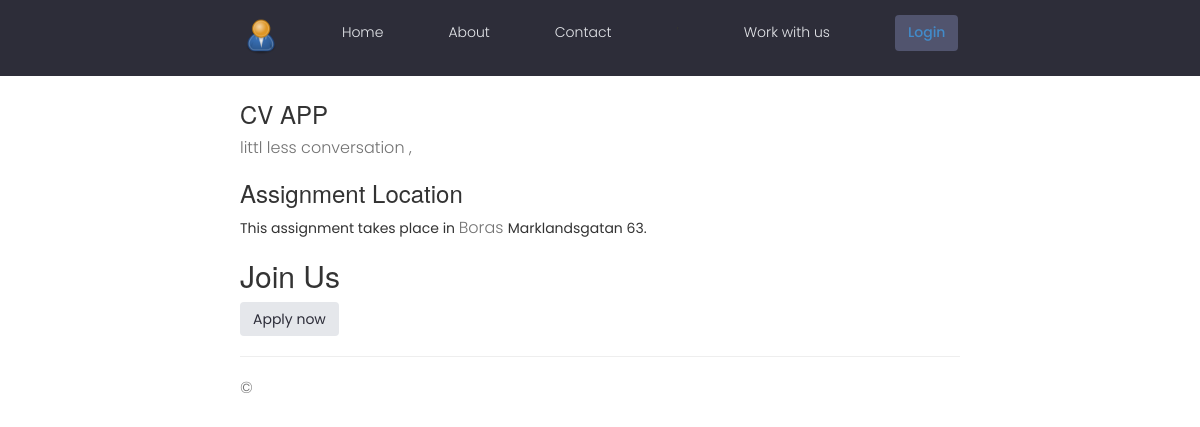
The app's page /assignment/2e5da7d2-4471-49cc-abca-a9a0dd5bb9aa with its own data.
### assignment/models.py (models this page shows, shortened)
class Assignment(models.Model):
    host = models.ForeignKey(User,on_delete=models.SET_NULL,blank=True, null=True)
    tags = models.ManyToManyField(Tag,blank=True)
    title = models.CharField(max_length=200)
    description = models.TextField()
    location = models.ForeignKey(Location, on_delete=models.CASCADE)
    applicant = models.ManyToManyField(Applicant,blank=True)
    updated = models.DateTimeField(auto_now=True)
    created = models.DateTimeField(auto_now_add=True)
    id = models.UUIDField(default=uuid.uuid4,unique=True,primary_key=True,editable=False)

class Location(models.Model):
    name = models.CharField(max_length=200)
    adress = models.CharField(max_length=300)

### assignment/views.py (the view)
# urls.py: path('assignment/<str:pk>', views.assignment_details, name='assignment-details'),
def assignment_details(request, pk):
    view_all_applicants=True
    context= {'view_applicants':view_all_applicants}
    try:
          assignment= Assignment.objects.get(id=pk)
          return render(request, 'assignment/assignment-details.html',
                         {    'assignment_found': True,
                              'assignment': assignment ,
                          'view_applicants':view_all_applicants}
                          )
    except Exception as exc:
         print(exc)
         return render(request, 'assignment/assignment-details.html',
                  { 'assignment_found': False
                   })

### assignment/templates/assignment/assignment-details.html (shortened to what this page needs)
{% extends "MainPages/layout.html" %}
{% load static %}
{% block content %}
{% if assignment_found %}
<div class="home-container">
<div>
</div>
  <div class=>
  <article>
    <section id="details">
      <h3>{{ assignment.title }}</h3>
      <p>{{ assignment.description }}</p>
    </section>
    <section id="location">
      <h3>Assignment Location</h3>
      <address>This assignment takes place in <span>{{ assignment.location.name }} </span>  {{ assignment.location.adress }}. </address>
    </section>
      {% if request.user.is_staff %}
      <button id="toggleBtn" onclick="toggle()">Show Applicants</button>
  <div id="Applicants" style="display:none">
    <section >
      {% for applicant in assignment.applicant.all%}
      <li>{{ applicant }}</li>
      {% endfor %}
    </section>
  </div>
  <script>
  function toggle() {
    var applicants = document.getElementById("Applicants")
    var toggleBtn = document.getElementById('toggleBtn');
    if (applicants.style.display === "none") {
      applicants.style.display = "block";
      toggleBtn.innerHTML = 'Hide Applicants'
    } else {
      applicants.style.display = "none";
      toggleBtn.innerHTML = 'Show Applicants'
    }
  }
  </script>
      {% else %}
    <section id="registration">
      <h2>Join Us</h2>
       <form action=" {% url 'assignment-details' assignment.id %} " method="POST">
          <div class="assignment-actions">
             <a href="{% url 'applicant-form' assignment.id %}" class="btn">Apply now</a>
          </div>
       </form>
    </section>
    {% endif %}
  </article>
  {% else %}
  <p>No assignment found for this id, sorry!</p>
  {% endif %}
  {% endblock %}

### MainPages/static/MainPages/styles/MainPages.css (style rules this page uses)
:root { --color-sub: #2d2d39; }

### MainPages/static/uikit/styles/modules/_variables.css (style rules this page uses)
:root { --color-main: #5aa5b9; --color-main-light: #e6faff; --color-sub: #3f4156; --color-sub-light: #51546e; --color-sub-lighter: #ededfd; --color-text: #737373; --color-gray: #8b8b8b; --color-light: #e5e7eb; --color-light-gray: #767676; --color-bg: #f8fafd; --color-white: #fffefd; --color-white-light: #f3f3f3; --color-success: #359e64; --color-success-bg: #def8e8; --color-error: #fc4b0b; --color-error-bg: #fff2ee; --font-base: 'Poppins', arial, helvetica, 'Segoe UI', roboto, ubuntu, sans-serif; --font-monospace: 'Fira Code', 'Courier New', courier, monospace; --font-regular: 300; --font-medium: 500; --font-bold: 700; --generic-shadow: 1px 1px 5px #00000010; --generic-transition: all 0.3s ease-in-out; }

### MainPages/static/uikit/styles/modules/_base.css (style rules this page uses)
* { margin: 0; padding: 0; box-sizing: border-box; text-rendering: optimizeLegibility; color: inherit; font-size: inherit; }
html { font-size: 50%; }
@media only screen and (min-width: 480px) { html { font-size: 56.25%; } }
@media only screen and (min-width: 1200px) { html { font-size: 62.5%; } }
body { line-height: 1.6; font-weight: 400; font-size: 1.5rem; color: var(--color-text); background-color: var(--color-bg); min-height: 100vh; }

### MainPages/static/uikit/styles/modules/_typography.css (style rules this page uses)
* { font-family: var(--font-base); }
h2 { font-size: 3.6rem; font-weight: var(--font-bold); }
h3 { font-size: 3.2rem; font-weight: var(--font-medium); }
p, span, strong { font-size: 1.6rem; color: var(--color-text); font-weight: var(--font-regular); }
a { padding-bottom: 2px; text-decoration: none; display: inline-block; color: var(--color-main); font-weight: var(--font-medium); }

### MainPages/static/uikit/styles/modules/_button.css (style rules this page uses)
.btn { display: inline-block; position: relative; cursor: pointer; background-color: var(--color-light); font-weight: var(--font-medium); color: var(--color-sub); text-decoration: none; padding: 1rem 2rem; border-radius: 0.5rem; border: none; width: -webkit-fit-content; width: -moz-fit-content; width: fit-content; height: -webkit-fit-content; height: -moz-fit-content; height: fit-content; font-size: 1.6rem; outline-width: 0; outline-color: transparent; -webkit-backface-visibility: hidden; backface-visibility: hidden; transition: all 0.3s ease-in-out; }

### MainPages/templates/MainPages/layout.html (style rules this page uses)
.home-container { display: grid; grid-template-columns: 20% 60% 20%; }

### records on screen
Assignment: title "CV APP", description "littl less conversation ,", location.name "Boras", location.adress "Marklandsgatan 63"
